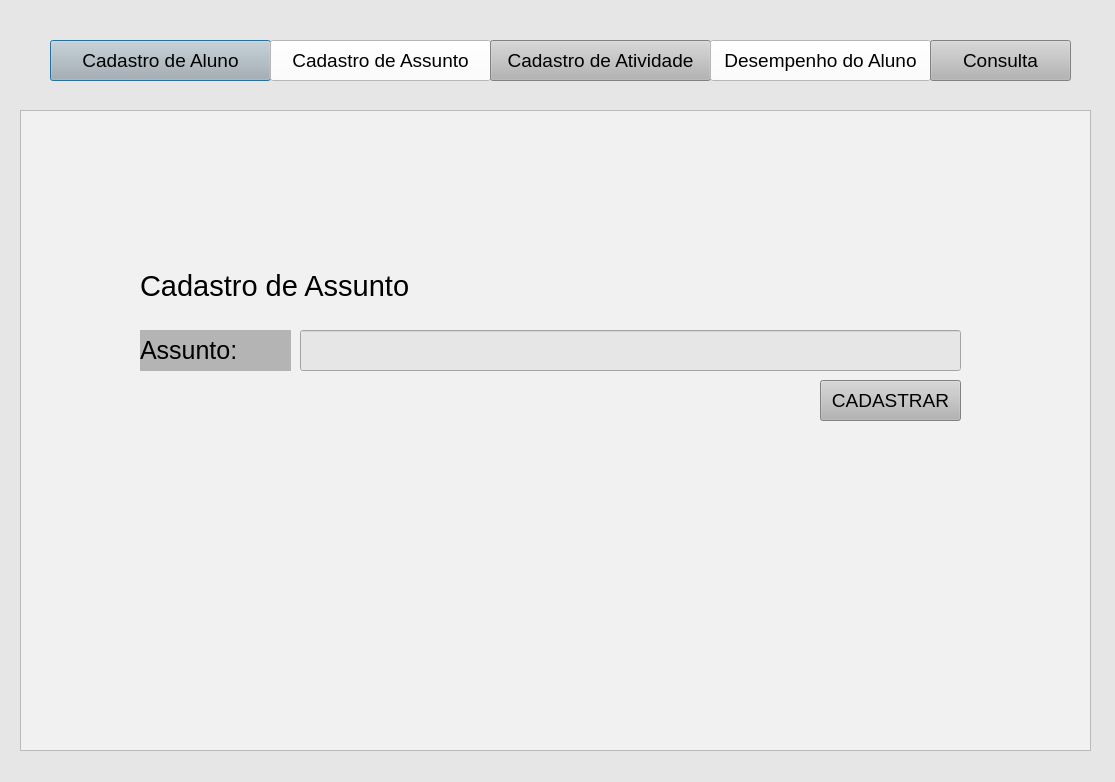
<?xml version="1.0" encoding="UTF-8"?>
<ui version="4.0">
 <class>Dialog</class>
 <widget class="QDialog" name="Dialog">
  <property name="geometry">
   <rect>
    <x>0</x>
    <y>0</y>
    <width>1115</width>
    <height>782</height>
   </rect>
  </property>
  <property name="windowTitle">
   <string>Dialog</string>
  </property>
  <property name="styleSheet">
   <string notr="true">background-color: rgb(230, 230, 230);</string>
  </property>
  <widget class="QPushButton" name="pushButton">
   <property name="geometry">
    <rect>
     <x>50</x>
     <y>40</y>
     <width>221</width>
     <height>41</height>
    </rect>
   </property>
   <property name="font">
    <font>
     <pointsize>14</pointsize>
    </font>
   </property>
   <property name="styleSheet">
    <string notr="true">background-color: rgb(180, 180, 180);</string>
   </property>
   <property name="text">
    <string>Cadastro de Aluno</string>
   </property>
  </widget>
  <widget class="QPushButton" name="pushButton_2">
   <property name="geometry">
    <rect>
     <x>270</x>
     <y>40</y>
     <width>221</width>
     <height>41</height>
    </rect>
   </property>
   <property name="font">
    <font>
     <pointsize>14</pointsize>
    </font>
   </property>
   <property name="styleSheet">
    <string notr="true">background-color: rgb(255, 255, 255);</string>
   </property>
   <property name="text">
    <string>Cadastro de Assunto</string>
   </property>
  </widget>
  <widget class="QPushButton" name="pushButton_3">
   <property name="geometry">
    <rect>
     <x>490</x>
     <y>40</y>
     <width>221</width>
     <height>41</height>
    </rect>
   </property>
   <property name="font">
    <font>
     <pointsize>14</pointsize>
    </font>
   </property>
   <property name="styleSheet">
    <string notr="true">background-color: rgb(180, 180, 180);</string>
   </property>
   <property name="text">
    <string>Cadastro de Atividade</string>
   </property>
  </widget>
  <widget class="QPushButton" name="pushButton_4">
   <property name="geometry">
    <rect>
     <x>710</x>
     <y>40</y>
     <width>221</width>
     <height>41</height>
    </rect>
   </property>
   <property name="font">
    <font>
     <pointsize>14</pointsize>
    </font>
   </property>
   <property name="styleSheet">
    <string notr="true">background-color: rgb(255, 255, 255);</string>
   </property>
   <property name="text">
    <string>Desempenho do Aluno</string>
   </property>
  </widget>
  <widget class="QPushButton" name="pushButton_5">
   <property name="geometry">
    <rect>
     <x>930</x>
     <y>40</y>
     <width>141</width>
     <height>41</height>
    </rect>
   </property>
   <property name="font">
    <font>
     <pointsize>14</pointsize>
    </font>
   </property>
   <property name="styleSheet">
    <string notr="true">background-color: rgb(180, 180, 180);</string>
   </property>
   <property name="text">
    <string>Consulta</string>
   </property>
  </widget>
  <widget class="QTextBrowser" name="textBrowser">
   <property name="geometry">
    <rect>
     <x>20</x>
     <y>110</y>
     <width>1071</width>
     <height>641</height>
    </rect>
   </property>
   <property name="styleSheet">
    <string notr="true">background-color: rgb(241, 241, 241);</string>
   </property>
  </widget>
  <widget class="QLineEdit" name="lineEdit">
   <property name="geometry">
    <rect>
     <x>300</x>
     <y>330</y>
     <width>661</width>
     <height>41</height>
    </rect>
   </property>
  </widget>
  <widget class="QPushButton" name="pushButton_11">
   <property name="geometry">
    <rect>
     <x>820</x>
     <y>380</y>
     <width>141</width>
     <height>41</height>
    </rect>
   </property>
   <property name="font">
    <font>
     <pointsize>14</pointsize>
    </font>
   </property>
   <property name="styleSheet">
    <string notr="true">background-color: rgb(180, 180, 180);</string>
   </property>
   <property name="text">
    <string>CADASTRAR</string>
   </property>
  </widget>
  <widget class="QLabel" name="label">
   <property name="geometry">
    <rect>
     <x>140</x>
     <y>330</y>
     <width>151</width>
     <height>41</height>
    </rect>
   </property>
   <property name="font">
    <font>
     <pointsize>19</pointsize>
     <weight>50</weight>
     <bold>false</bold>
    </font>
   </property>
   <property name="styleSheet">
    <string notr="true">background-color: rgb(180, 180, 180);</string>
   </property>
   <property name="text">
    <string>Assunto:</string>
   </property>
  </widget>
  <widget class="QLabel" name="label_6">
   <property name="geometry">
    <rect>
     <x>140</x>
     <y>260</y>
     <width>281</width>
     <height>51</height>
    </rect>
   </property>
   <property name="font">
    <font>
     <pointsize>22</pointsize>
     <weight>50</weight>
     <italic>false</italic>
     <bold>false</bold>
     <underline>false</underline>
    </font>
   </property>
   <property name="styleSheet">
    <string notr="true">background-color: rgb(241, 241, 241);</string>
   </property>
   <property name="text">
    <string>Cadastro de Assunto</string>
   </property>
  </widget>
 </widget>
 <resources/>
 <connections/>
</ui>
